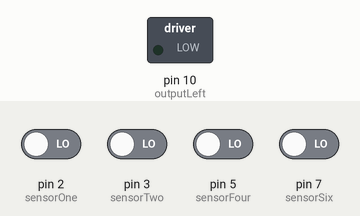
This sketch was run on a simulated Arduino Uno, built with avr-gcc and run on an emulated ATmega328P. Parts: switched loads named in the sketch (green lamp = pin HIGH). The test bench sets the inputs (shaded band); at power-on: pin 2 (sensorOne), pin 3 (sensorTwo), pin 5 (sensorFour), pin 7 (sensorSix) LOW. Pins used as bus, display or sensor lines are not drawn.

Above: at 1.2 s.
1.3 s: pin 3 (sensorTwo) driven HIGH
At 2.5 s:
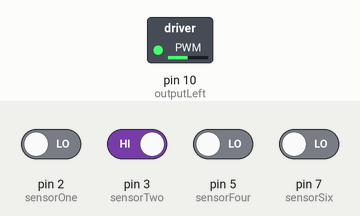
2.8 s: pin 5 (sensorFour) driven HIGH
At 3.7 s:
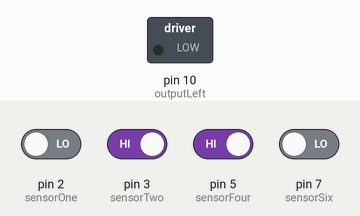
4.3 s: pin 5 (sensorFour) driven LOW
At 4.9 s:
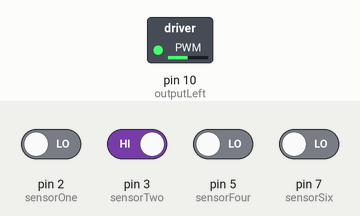
Timing chart, 0 to 7.3 s (numbered marks = the images above; inputs shaded):
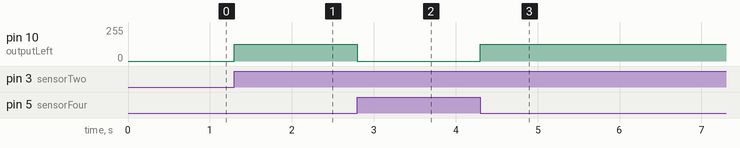

Measured:
- after the input at 1.3 s, pin 10 (outputLeft): 0/255 → 125/255 at once
- after the input at 2.8 s, pin 10 (outputLeft): 125/255 → 0/255 at once
- after the input at 4.3 s, pin 10 (outputLeft): 0/255 → 125/255 at once

The sketch:

Final_Car_Design_Code.ino
```cpp
//Variables

const int sensorOne = 2;
const int sensorTwo = 3;
const int sensorThree = 4;
const int sensorFour = 5;
const int sensorFive = 6; //sensor 5 is in analog A0
const int sensorSix = 7;
const int sensorSeven = 8;

const int outputLeft = 10;
const int outputRight = 11;


const int runMotor = 125;//125
const int stopMotor = 0;
const float white = 838.0;
const float black = 200.0;
const float colorLow = 409.0;
const float colorHigh = 716.0;


void setup()
{
  // put your setup code here, to run once:
  Serial.begin(9600);

  //Defining Inputs
  pinMode(sensorOne, INPUT);
  pinMode(sensorTwo, INPUT);
  pinMode(sensorThree, INPUT);
  pinMode(sensorFour, INPUT);
  pinMode(sensorFive, INPUT);
  pinMode(sensorSix, INPUT);
  pinMode(sensorSeven, INPUT);

  //Defining Outputs
  pinMode(outputLeft, OUTPUT);
  pinMode(outputRight, OUTPUT);
}


void loop()
{
  // put your main code here, to run repeatedly:

 //Stop Sequence
 if (digitalRead(sensorOne) == HIGH && digitalRead(sensorTwo) == HIGH && digitalRead(sensorThree) == HIGH && digitalRead(sensorFour) == HIGH && digitalRead(sensorSix) == HIGH
     && digitalRead(sensorSeven) == HIGH)
 {
    analogWrite(outputLeft, stopMotor);
    analogWrite(outputRight, stopMotor);
 }
 else
 {
   //Split Sequence
   if (digitalRead(sensorOne) == HIGH && digitalRead(sensorTwo) == HIGH && digitalRead(sensorFour) == HIGH
            && digitalRead(sensorSix) == HIGH && digitalRead(sensorThree) == LOW && digitalRead(sensorSeven) == LOW)
   {
     if (analogRead(A0) >= white) //reads white
     {
       analogWrite(outputLeft, stopMotor);
       analogWrite(outputRight, runMotor);
     }
     else if (analogRead(A0) >= colorLow && analogRead(A0) <= colorHigh) //reads color
     {
       analogWrite(outputLeft, runMotor);
       analogWrite(outputRight, stopMotor);
     }
   }

   //Navigation Sequence
   else
   {
      if (digitalRead(sensorOne) == LOW && digitalRead(sensorTwo) == LOW && digitalRead(sensorFour) == HIGH
          && digitalRead(sensorSix) == HIGH)
      {
        analogWrite(outputLeft, runMotor);
        analogWrite(outputRight, runMotor);
      }
      else if ((digitalRead(sensorOne) == HIGH && digitalRead(sensorTwo) == LOW) || (digitalRead(sensorFour) == HIGH
               && digitalRead(sensorSix) == LOW))
      {
        analogWrite(outputLeft, stopMotor);
        analogWrite(outputRight, runMotor);
      }
      else if ((digitalRead(sensorOne) == LOW && digitalRead(sensorTwo) == HIGH) || (digitalRead(sensorFour) == LOW
               && digitalRead(sensorSix) == HIGH))
      {
        analogWrite(outputLeft, runMotor);
        analogWrite(outputRight, stopMotor);
      }
   }
 }
}
```
